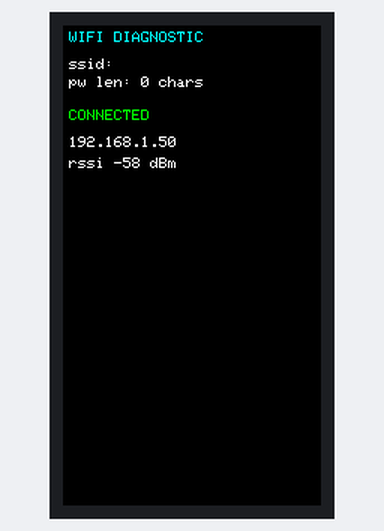
A sketch run on a simulated ESP32. Parts: 172×320 colour display. WiFi joins after 1.5 s; servers stay silent unless stated; not simulated (calls return 0 or success): secrets.h; what the sketch prints to the serial monitor is not drawn.

Above: at 2.2 s.

The sketch:

WifiDiag.ino
```cpp
// Diagnostic: attempt the connection and report the EXACT reason it fails.
// Distinguishes "wrong password" from "AP not found" from "timeout" — no guessing.
#include <WiFi.h>
#include <Adafruit_GFX.h>
#include <Adafruit_ST7789.h>
#include "secrets.h"
#define LCD_SCK 7
#define LCD_MOSI 6
#define LCD_RST 21
#define LCD_DC 15
#define LCD_CS 14
#define LCD_BL 22
Adafruit_ST7789 tft = Adafruit_ST7789(LCD_CS, LCD_DC, LCD_RST);
volatile int lastReason = 0; volatile bool got = false;

const char* reasonText(int r) {
  switch (r) {
    case 2:   return "AUTH EXPIRE";
    case 4:   return "ASSOC EXPIRE";
    case 15:  return "WRONG PASSWORD";   // 4-way handshake timeout
    case 201: return "AP NOT FOUND";
    case 202: return "AUTH FAIL";
    case 203: return "ASSOC FAIL";
    case 204: return "HANDSHAKE TIMEOUT";
    case 205: return "CONNECTION FAIL";
    default:  return "see code";
  }
}
void onEvent(WiFiEvent_t e, WiFiEventInfo_t info) {
  if (e == ARDUINO_EVENT_WIFI_STA_DISCONNECTED) {
    lastReason = info.wifi_sta_disconnected.reason; got = true;
  }
}
void line(int y, const char* s, uint16_t c) { tft.setTextColor(c); tft.setCursor(4,y); tft.println(s); }

void setup() {
  Serial.begin(115200); delay(400);
  pinMode(LCD_BL, OUTPUT); digitalWrite(LCD_BL, HIGH);
  SPI.begin(LCD_SCK,-1,LCD_MOSI,LCD_CS);
  tft.init(172,320,SPI_MODE0); tft.setSPISpeed(40000000); tft.setRotation(0);
  tft.fillScreen(ST77XX_BLACK); tft.setTextSize(1);

  line(4, "WIFI DIAGNOSTIC", ST77XX_CYAN);
  tft.setTextColor(ST77XX_WHITE);
  tft.setCursor(4,22); tft.printf("ssid: %.20s", WIFI_SSID);
  tft.setCursor(4,34); tft.printf("pw len: %d chars", (int)strlen(WIFI_PASS));
  Serial.printf("SSID='%s'  password length=%d\n", WIFI_SSID, (int)strlen(WIFI_PASS));

  WiFi.onEvent(onEvent);
  WiFi.mode(WIFI_STA);
  WiFi.begin(WIFI_SSID, WIFI_PASS);
  line(56, "connecting...", ST77XX_YELLOW);

  uint32_t t0 = millis();
  while (WiFi.status() != WL_CONNECTED && millis()-t0 < 20000) { delay(300); Serial.print("."); }
  Serial.println();

  tft.fillRect(0,50,172,120,ST77XX_BLACK);
  if (WiFi.status() == WL_CONNECTED) {
    line(56, "CONNECTED", ST77XX_GREEN);
    tft.setTextColor(ST77XX_WHITE);
    tft.setCursor(4,74); tft.print(WiFi.localIP());
    tft.setCursor(4,88); tft.printf("rssi %d dBm", WiFi.RSSI());
    Serial.print("CONNECTED ip="); Serial.println(WiFi.localIP());
  } else {
    line(56, "FAILED", ST77XX_RED);
    tft.setTextColor(ST77XX_YELLOW); tft.setTextSize(2);
    tft.setCursor(4,76); tft.println(reasonText(lastReason));
    tft.setTextSize(1); tft.setTextColor(ST77XX_WHITE);
    tft.setCursor(4,104); tft.printf("reason code %d", lastReason);
    Serial.printf("FAILED reason=%d (%s)\n", lastReason, reasonText(lastReason));
  }
}
void loop(){ delay(1000); }
```
